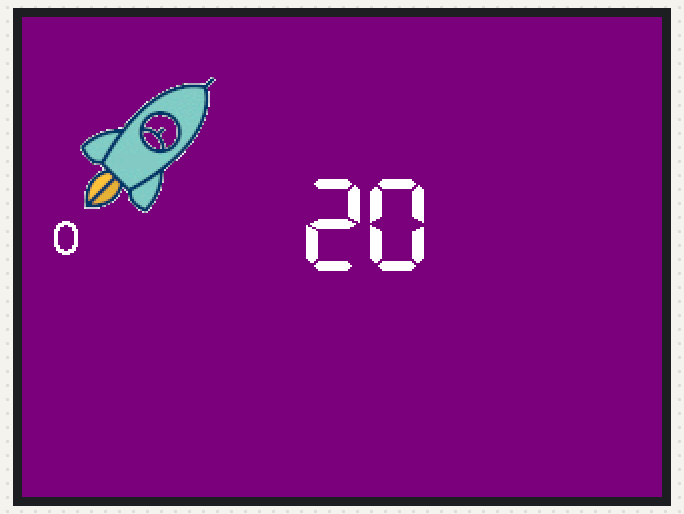
Simulated run of this program. Board: ESP32. Parts: 320×240 colour display. What the program prints to the serial monitor is not drawn.

Above: at 0.46 s.
At 5.24 s:
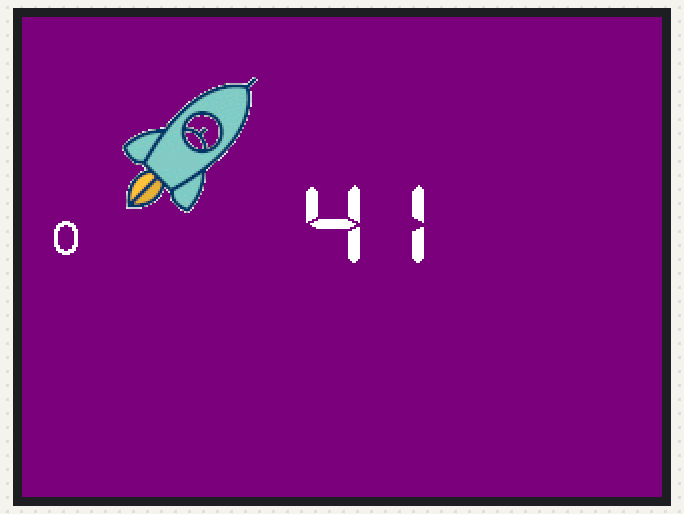
At 10.31 s:
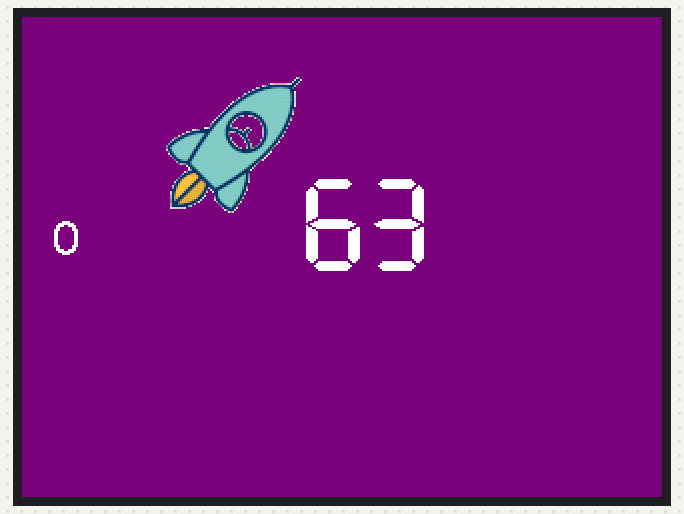
At 20.22 s:
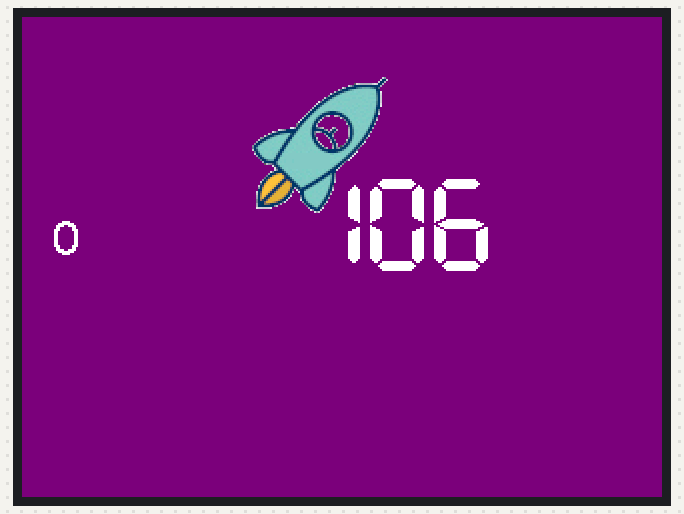
At 30.12 s:
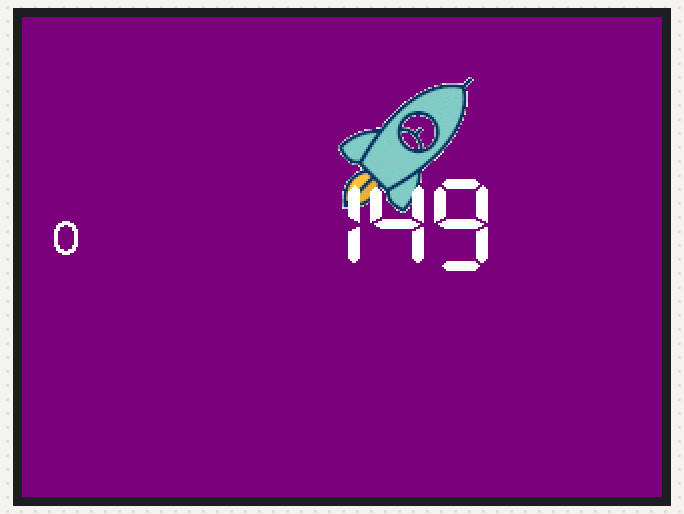
At 39.8 s:
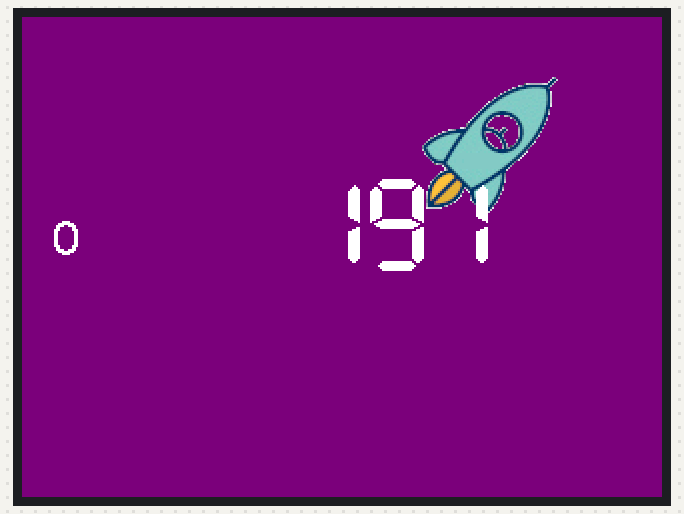

The program:

main.cpp
```cpp
// based on examples / tutorial by Volos Projects ()

#define LGFX_USE_V1
#define LGFX_AUTODETECT

#include <LovyanGFX.hpp>

#include "rocket.h"


LGFX tft;
// LGFX_Sprite bgSprite(&tft);
// LGFX_Sprite rocketSprite(&bgSprite);
// LGFX_Sprite txtSprite(&bgSprite);
// LGFX_Sprite txt2Sprite(&bgSprite);
LGFX_Sprite bgSprite;
LGFX_Sprite rocketSprite;
LGFX_Sprite txtSprite;
LGFX_Sprite txt2Sprite;


//static auto transpalette = 0;
int dispWidth;
int dispHeight;

int x = 20;
int angle = 0;
unsigned long prevMillis = 0;
unsigned long millisPerMove;

void setup() {
  Serial.begin(115200);
  delay(20);

  tft.init();
  tft.setBrightness(200);


  tft.setRotation(1);  // vert (240x320)
  //tft.setColorDepth(24);
  dispWidth  = tft.width();
  dispHeight = tft.height();
  Serial.print("width:  "); Serial.println(dispWidth);
  Serial.print("height: "); Serial.println(dispHeight);

  // T4 has 240x320
  // width:  240
  // height: 320
  //sprite.createSprite(dispWidth, 20);
  txtSprite.createSprite(100, 60);
  txtSprite.setTextColor(TFT_WHITE, TFT_BLACK);
  txt2Sprite.createSprite(100, 60);
  txt2Sprite.setTextColor(TFT_WHITE, TFT_BLACK);

  //bgSprite.setColorDepth(lgfx::palette_8bit);
  bgSprite.createSprite(dispWidth, dispHeight);

  rocketSprite.createSprite(90, 90);
  rocketSprite.setSwapBytes(true);
  rocketSprite.pushImage(0, 0, 90, 90, rocket);

}

uint n = 0;
void loop() {
  bgSprite.fillSprite(TFT_PURPLE);
  //bgSprite.fillSprite(TFT_ORANGE);


  txtSprite.fillSprite(TFT_BLACK);
  txtSprite.setTextFont(7);
  txtSprite.drawString(String(x), 0, 0);

  txt2Sprite.fillSprite(TFT_BLACK);
  txt2Sprite.setTextFont(4);
  txt2Sprite.drawString(String(millisPerMove), 0, 0);


  rocketSprite.pushSprite(&bgSprite, x, 20, TFT_BLACK);
  txtSprite.pushSprite(&bgSprite, 140, 80, TFT_BLACK);
  txt2Sprite.pushSprite(&bgSprite, 15, 100, TFT_BLACK);
  bgSprite.pushSprite(&tft, 0, 0);


  x++;
  if (x > 240) {
    x = -90;
    millisPerMove = millis() - prevMillis;
    prevMillis = millis();
    Serial.println(millisPerMove);
  }

  tft.display();
}
```

Source omitted: rocket.h (data table, 78282 bytes)
